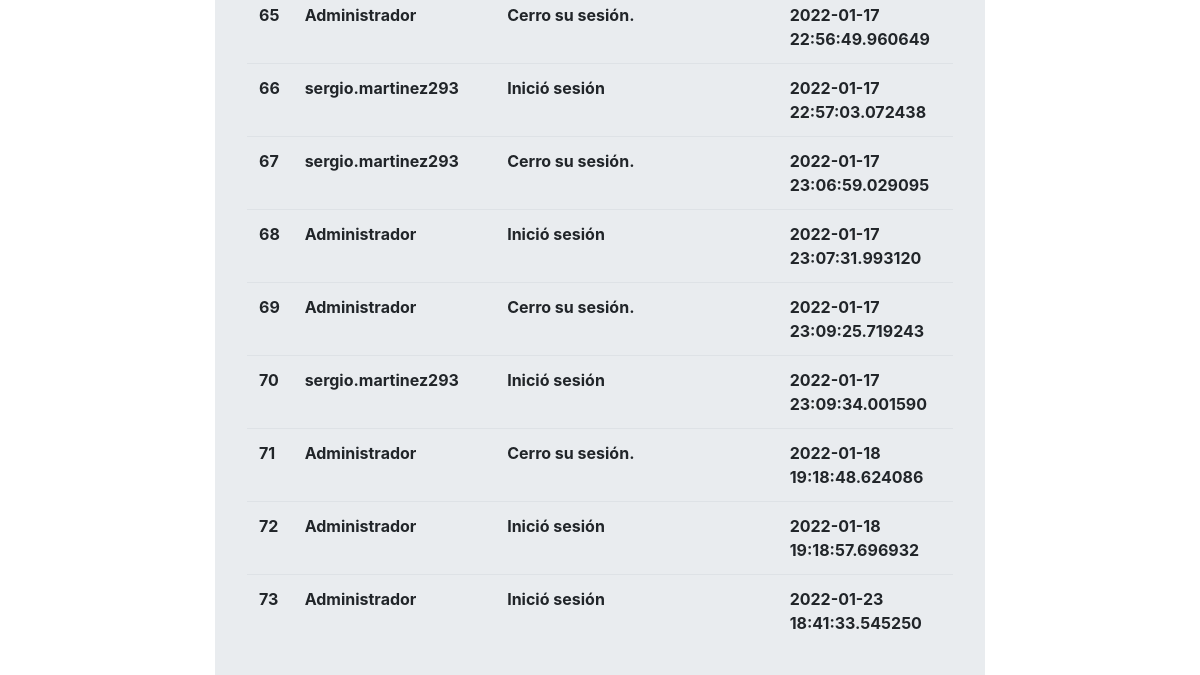
The app's page /log (signed in, lower part), older data.
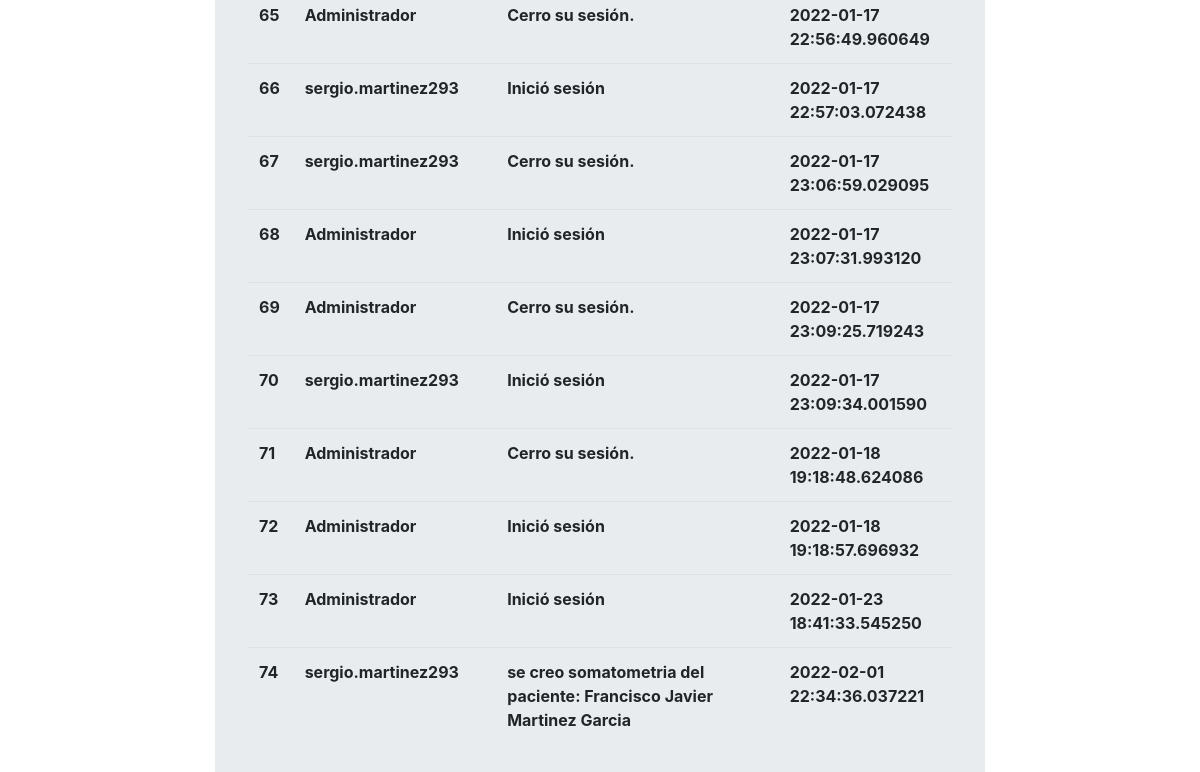
The same page, newer data.
### main.py (models this page shows)
class Log(db.Model,UserMixin):
    id = db.Column(db.Integer, primary_key=True)
    user = db.Column(db.String(30),unique=False,nullable=False)
    user_action = db.Column(db.String(200),unique=False,nullable=False)
    log_date = db.Column(db.DateTime, default=datetime.datetime.utcnow)

### main.py (the view)
@app.route('/log',methods=['GET','POST'])
@login_required
def log():
    if current_user.username == "Administrador":
        logs = Log.query.limit(100).all()
        return render_template('log.html',logs=logs)

### main.py (called while the page is built)
@login_manager.user_loader
def load_user(user_id):
    return User.query.get(int(user_id))

### templates/log.html (shortened to what this page needs)
{% extends "base.html" %}
{% block content %}
<div class="col-2"> </div>
<div class="col-8">
    <div class="jumbotron">
<table class="table">
    <tbody>
        {%for log in logs%}
            <tr>
                <th> {{log.id}}</th>
                <th> {{log.user}}</th>
                <th> {{log.user_action}}</th>
                <th> {{log.log_date}}</th>
            </tr>
        {%endfor%}
    </tbody>
            <br>
            <br>
        </div>
    </div>
{%endblock%}

### templates/base.html (shortened to what this page needs)
<!DOCTYPE html>
<html lang='es'>
    <head>
        <link rel="stylesheet" href="static/css/bootstrap.min.css">
        <link rel="stylesheet" href="static/css/master.css">
    </head>
    <body>
<div class="container-fluid">
   <div class="row">
    {% block content%}{%endblock%}
    </div>
</div>
</body>
<html>

Row changes from the older to the newer data that the page shows:
added Log: id "74", user "sergio.martinez293", user_action "se creo somatometria del paciente: Francisco Javier Martinez Garcia", log_date "2022-02-01 22:34:36.037221"
